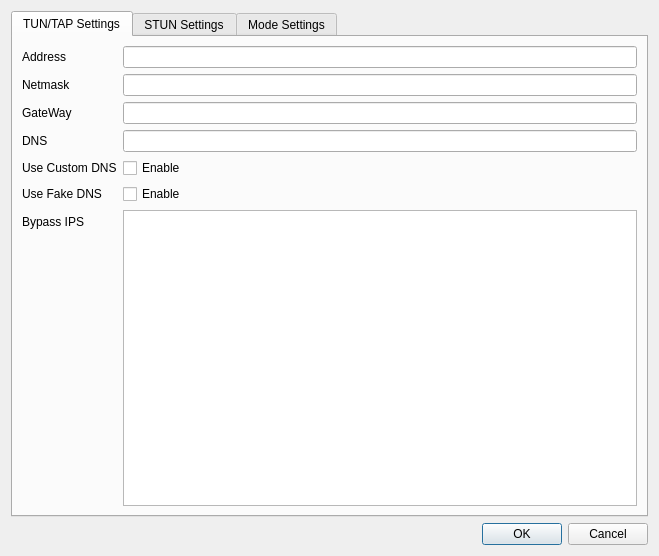
<?xml version="1.0" encoding="UTF-8"?>
<ui version="4.0">
 <class>AdvanceModeSettingsDialog</class>
 <widget class="QDialog" name="AdvanceModeSettingsDialog">
  <property name="geometry">
   <rect>
    <x>0</x>
    <y>0</y>
    <width>659</width>
    <height>556</height>
   </rect>
  </property>
  <property name="minimumSize">
   <size>
    <width>634</width>
    <height>532</height>
   </size>
  </property>
  <property name="windowTitle">
   <string>Settings</string>
  </property>
  <property name="modal">
   <bool>true</bool>
  </property>
  <layout class="QGridLayout" name="gridLayout">
   <item row="1" column="0">
    <widget class="QDialogButtonBox" name="buttonBox">
     <property name="standardButtons">
      <set>QDialogButtonBox::Cancel|QDialogButtonBox::Ok</set>
     </property>
    </widget>
   </item>
   <item row="0" column="0">
    <widget class="QTabWidget" name="tabWidget">
     <property name="sizePolicy">
      <sizepolicy hsizetype="Expanding" vsizetype="Expanding">
       <horstretch>0</horstretch>
       <verstretch>0</verstretch>
      </sizepolicy>
     </property>
     <property name="currentIndex">
      <number>0</number>
     </property>
     <widget class="QWidget" name="tab">
      <attribute name="title">
       <string>TUN/TAP Settings</string>
      </attribute>
      <layout class="QGridLayout" name="gridLayout_2">
       <item row="0" column="0">
        <layout class="QFormLayout" name="formLayout">
         <property name="fieldGrowthPolicy">
          <enum>QFormLayout::AllNonFixedFieldsGrow</enum>
         </property>
         <item row="0" column="0">
          <widget class="QLabel" name="label_3">
           <property name="text">
            <string>Address</string>
           </property>
          </widget>
         </item>
         <item row="1" column="0">
          <widget class="QLabel" name="label_8">
           <property name="text">
            <string>Netmask</string>
           </property>
          </widget>
         </item>
         <item row="2" column="0">
          <widget class="QLabel" name="label_13">
           <property name="text">
            <string>GateWay</string>
           </property>
          </widget>
         </item>
         <item row="0" column="1">
          <widget class="QLineEdit" name="addressEdit"/>
         </item>
         <item row="1" column="1">
          <widget class="QLineEdit" name="netmaskEdit"/>
         </item>
         <item row="2" column="1">
          <widget class="QLineEdit" name="gatewayEdit"/>
         </item>
         <item row="3" column="0">
          <widget class="QLabel" name="label_23">
           <property name="text">
            <string>DNS</string>
           </property>
          </widget>
         </item>
         <item row="3" column="1">
          <widget class="QLineEdit" name="dnsEdit"/>
         </item>
         <item row="4" column="0">
          <widget class="QLabel" name="label_24">
           <property name="text">
            <string>Use Custom DNS</string>
           </property>
          </widget>
         </item>
         <item row="5" column="0">
          <widget class="QLabel" name="label_43">
           <property name="text">
            <string>Use Fake DNS </string>
           </property>
          </widget>
         </item>
         <item row="4" column="1">
          <widget class="QCheckBox" name="customDNSCB">
           <property name="text">
            <string>Enable</string>
           </property>
          </widget>
         </item>
         <item row="5" column="1">
          <widget class="QCheckBox" name="fakeDNSCB">
           <property name="text">
            <string>Enable</string>
           </property>
          </widget>
         </item>
         <item row="6" column="0">
          <widget class="QLabel" name="label_4">
           <property name="text">
            <string>Bypass IPS</string>
           </property>
          </widget>
         </item>
         <item row="6" column="1">
          <widget class="QPlainTextEdit" name="bypassIPsEdit"/>
         </item>
        </layout>
       </item>
      </layout>
     </widget>
     <widget class="QWidget" name="widget">
      <attribute name="title">
       <string>STUN Settings</string>
      </attribute>
      <layout class="QGridLayout" name="gridLayout_3">
       <item row="0" column="0">
        <layout class="QFormLayout" name="formLayout_2">
         <property name="fieldGrowthPolicy">
          <enum>QFormLayout::AllNonFixedFieldsGrow</enum>
         </property>
         <item row="0" column="0">
          <widget class="QLabel" name="label_10">
           <property name="text">
            <string>STUN Server</string>
           </property>
          </widget>
         </item>
         <item row="1" column="0">
          <widget class="QLabel" name="label_11">
           <property name="text">
            <string>STUN Server Port</string>
           </property>
          </widget>
         </item>
         <item row="0" column="1">
          <widget class="QLineEdit" name="serverEdit"/>
         </item>
         <item row="1" column="1">
          <widget class="QSpinBox" name="portSB">
           <property name="maximum">
            <number>65535</number>
           </property>
          </widget>
         </item>
        </layout>
       </item>
      </layout>
     </widget>
     <widget class="QWidget" name="tab_2">
      <attribute name="title">
       <string>Mode Settings</string>
      </attribute>
      <layout class="QGridLayout" name="gridLayout_4">
       <item row="0" column="0">
        <layout class="QFormLayout" name="formLayout_3">
         <item row="0" column="0">
          <widget class="QLabel" name="label">
           <property name="text">
            <string>Mode</string>
           </property>
          </widget>
         </item>
         <item row="0" column="1">
          <widget class="QComboBox" name="modeCB">
           <item>
            <property name="text">
             <string>tun2socks</string>
            </property>
           </item>
           <item>
            <property name="text">
             <string>redirector</string>
            </property>
           </item>
           <item>
            <property name="text">
             <string>tproxy</string>
            </property>
           </item>
          </widget>
         </item>
         <item row="1" column="0">
          <widget class="QLabel" name="label_2">
           <property name="text">
            <string>Redirector Mode</string>
           </property>
          </widget>
         </item>
         <item row="1" column="1">
          <widget class="QComboBox" name="redirectorModeCB"/>
         </item>
         <item row="2" column="0">
          <widget class="QLabel" name="label_5">
           <property name="text">
            <string>Redirector Mode</string>
           </property>
          </widget>
         </item>
         <item row="2" column="1">
          <layout class="QHBoxLayout" name="horizontalLayout">
           <item>
            <widget class="QPushButton" name="addBtn">
             <property name="text">
              <string>Add</string>
             </property>
            </widget>
           </item>
           <item>
            <widget class="QPushButton" name="editBtn">
             <property name="text">
              <string>Edit</string>
             </property>
            </widget>
           </item>
           <item>
            <widget class="QPushButton" name="deleteBtn">
             <property name="text">
              <string>Delete</string>
             </property>
            </widget>
           </item>
          </layout>
         </item>
        </layout>
       </item>
      </layout>
     </widget>
    </widget>
   </item>
  </layout>
 </widget>
 <resources/>
 <connections>
  <connection>
   <sender>buttonBox</sender>
   <signal>rejected()</signal>
   <receiver>AdvanceModeSettingsDialog</receiver>
   <slot>reject()</slot>
   <hints>
    <hint type="sourcelabel">
     <x>486</x>
     <y>375</y>
    </hint>
    <hint type="destinationlabel">
     <x>288</x>
     <y>198</y>
    </hint>
   </hints>
  </connection>
 </connections>
</ui>
